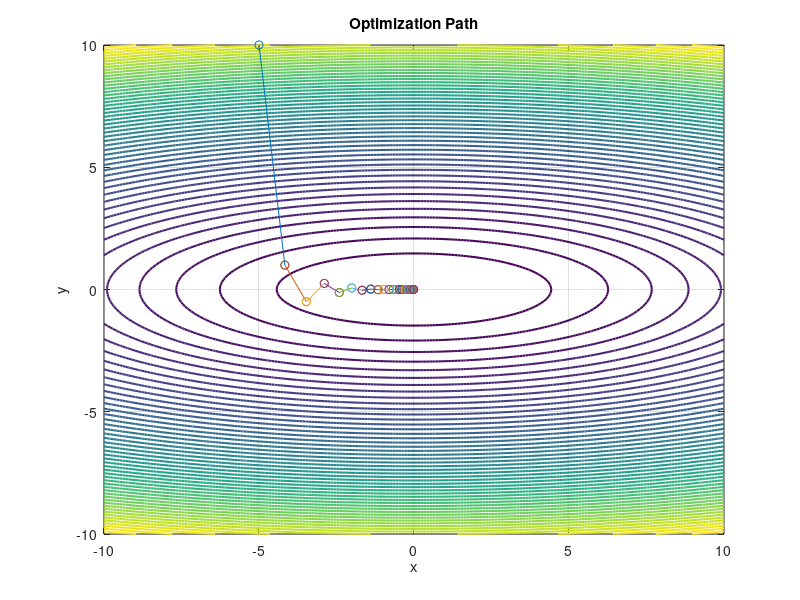

MATLAB code to generate this figure: (Note: this script raises an error after producing the figure.)
clear all;

e=10^(-2);
gamma=0.5;
sk=0.5;
x(1)=-5;
y(1)=10;

xbar = 0;
ybar = 0;

% Define the function
f = @(x, y) (1/3)*x.^2 + 3*y.^2;

% Derivatives
df_dx = @(x, y) (2.*x)/3;
df_dy= @(x, y) 6*y;

% Create a meshgrid for contour plot
[x_mesh, y_mesh] = meshgrid(-10:0.1:10, -10:0.1:10);
z = f(x_mesh, y_mesh);

figure(1);
% Plot contour lines
contour(x_mesh, y_mesh, z, 50, 'LineWidth', 1.5);
hold on;

% Gradient calculation
grad=[df_dx(x(1),y(1)); df_dy(x(1),y(1))];

k=1;

maxIter = 1500;

while norm(grad) > e && k < maxIter  
    
    %fprintf('norm = %d \n',norm(xk-xb));
    
    store_k(k) = k;
    store_f(k) = f(x(k),y(k));
   
    xbar = x(k)-sk*grad(1);
    ybar = y(k)-sk*grad(2); 
    
    % projection
    if xbar <= -10
        xbar = -10;
    elseif xbar >= 5 
        xbar = 5;
    end
        
    if ybar <= -8
        ybar = -8;
    elseif ybar >= 12 
        ybar = 12;
    end
        
    x(k+1) = x(k) + gamma * (xbar - x(k));
    y(k+1) = y(k) + gamma * (ybar - y(k));
     
    plot(x(k:k+1), y(k:k+1), '-o');  % Connect points with lines
    hold on;
        
    grad = [df_dx(x(k+1), y(k+1)); df_dy(x(k+1), y(k+1))];
       
    k = k + 1;
    
end

xlabel('x');
ylabel('y');
title('Optimization Path');
grid on;

% Create a grid of x and y values
[p, g] = meshgrid(-3:0.1:3, -3:0.1:3);

% Evaluate the function on the grid
z = f(p, g);

% Plot the surface
figure(2);
%figure;
h = fsurf(f, [-3 3 -3 3]);

colorbar

hold on;
plot3(x, y, f(x,y), '-o', 'LineWidth', 2);

title("3D Plot of f(x,y)");
xlabel('x');
ylabel('y');
zlabel('f(x, y)');

hold off;


store_k(k) = k;
store_f(k) = f(x(k),y(k));
hold on;
figure(3);
plot(store_k,store_f,'-s')
xlabel('k')
ylabel('f(x,y)')
title("Iterations");
hold off;
